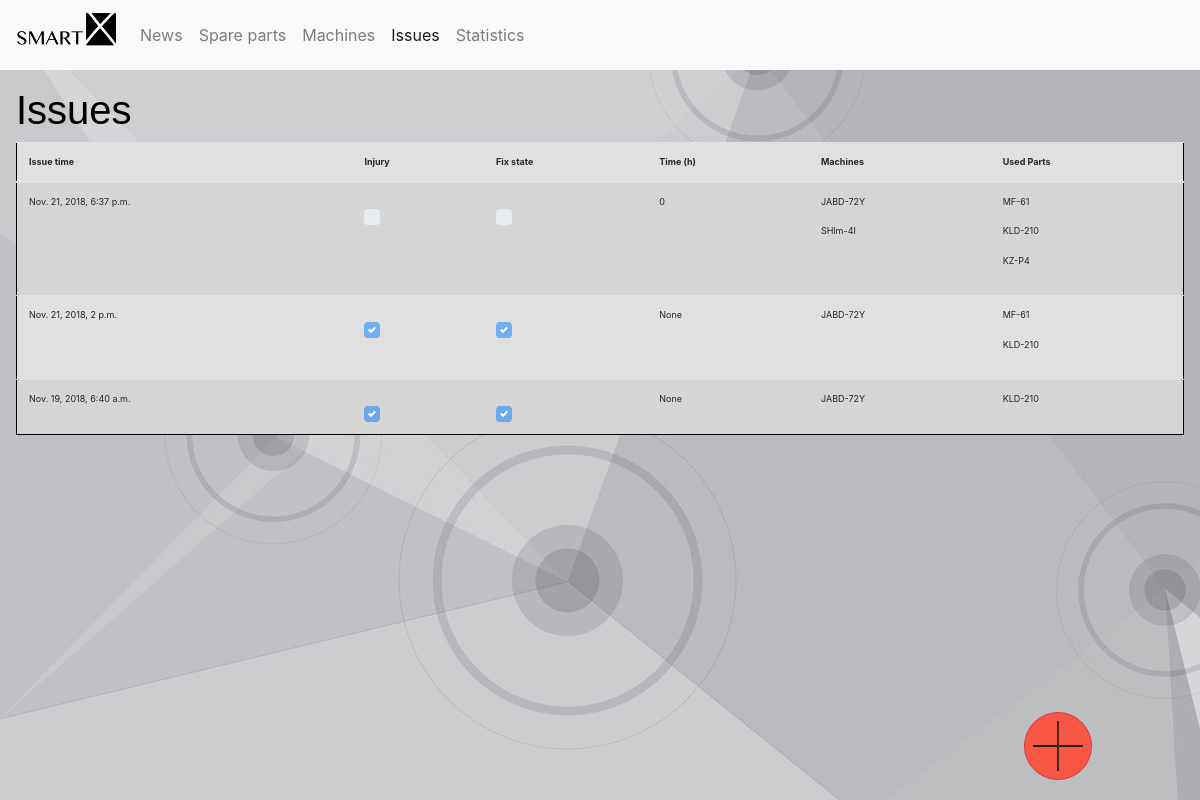
Page /issues/ on the earlier database version.
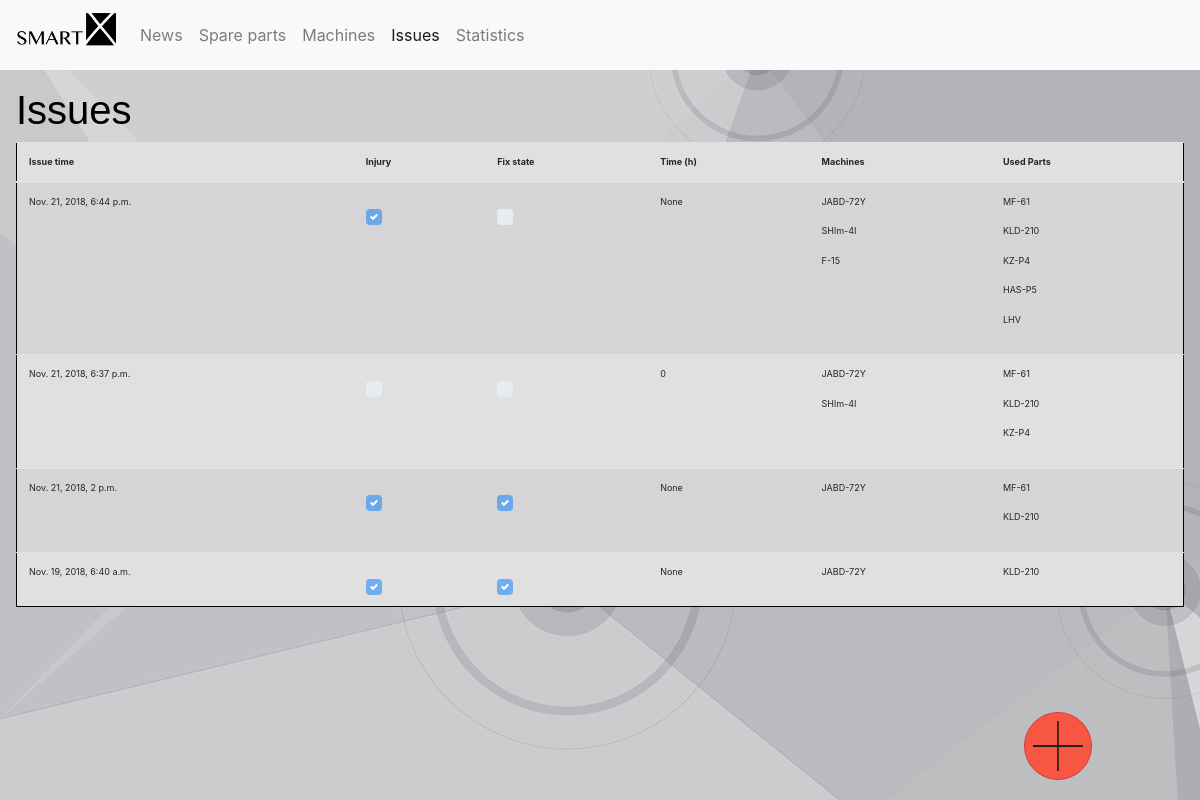
Same page on the later database version.
### AHLSROM/models.py (models this page shows)
class Issue(models.Model):
    id = models.AutoField(primary_key=True)
    machine_id = models.ManyToManyField(Machines)
    parts_id = models.ManyToManyField(SpareParts)
    time_not_working = models.DateTimeField(null=True,blank=True)
    injury = models.BooleanField(default=False)
    fixed = models.BooleanField(default=False)
    duration_unfix=models.IntegerField(null=True,blank=True)

class Machines(models.Model):
    id = models.AutoField(primary_key=True)
    name = models.CharField(max_length=60)
    parts = models.ManyToManyField(SpareParts)
    previous_fix_time = models.DateTimeField(blank=True,null=True)

class SpareParts(models.Model):
    id = models.AutoField(primary_key=True)
    counter = models.IntegerField()
    name = models.CharField(max_length=60)
    date_usage = models.DateTimeField(blank=True,null=True)

### AHLSROM/views.py (the view)
# urls.py: url(r'^issues/$', views.issues, name='issue'),
def issues(request):
    issues_list=Issue.objects.order_by('-time_not_working')
    context = {'issues_list': issues_list}
    return render(request, 'issues.html', context)

### templates/issues.html (shortened to what this page needs)
{% extends 'base.html' %}
{% block content %}
    <h1>Issues</h1>
        {% if issues_list %}
            <table class="table fixed_header table-striped">
                <thead>
                    <tr>
                          <th scope="col">Issue time</th>
                          <th scope="col">Injury</th>
                          <th scope="col">Fix state</th>
                          <th scope="col">Time (h)</th>
                          <th scope="col">Machines</th>
                          <th scope="col">Used Parts</th>
                    </tr>
                </thead>
                <tbody class="data_table">
                {% for issue in issues_list %}
                        <tr id="{{ issue.id }}">
                            <td>{{ issue.time_not_working }}</td>
                            <td>
                                {% if issue.injury == True %}
                                    <div class="custom-control custom-checkbox">
                                    </div>
                                {% else %}
                                    <div class="custom-control custom-checkbox">
                                    </div>
                                {% endif %}
                            </td>
                            <td>
                                {% if issue.fixed == True %}
                                    <div class="custom-control custom-checkbox">
                                    </div>
                                {% else %}
                                    <div class="custom-control custom-checkbox">
                                    </div>
                                {% endif %}
                            </td>
                            <td>{{ issue.duration_unfix }}</td>
                            <td>
                                {% for machines in issue.machine_id.all %}
                                    <p>{{ machines.name }}</p>
                                {% endfor %}
                            </td>
                            <td>
                                {% for parts in issue.parts_id.all %}
                                    <p>{{ parts.name }}</p>
                                {% endfor %}
                            </td>
                        </tr>
                    {% endfor %}
                 </tbody>
            </table>
        {% else %}
            <div class="row w-100 p-3">
                <div align="middle" class="col-5">
                    <p>No issues are available.</p>
                </div>
            </div>
        {% endif %}
        <div class="row justify-content-md-center button_right_fix fixed-bottom">
        <button id="add_button" type="button" align="center" class= "btn button1 btn-lg btn-outline-danger"><img width="50px" height="50px" src="../static/rwanda-plus-icon.png"></button>
    </div>
{% endblock %}

### templates/base.html (shortened to what this page needs)
<!doctype html>
<html>
<head>
    <link rel="stylesheet" href="https://stackpath.bootstrapcdn.com/bootstrap/4.1.3/css/bootstrap.min.css">
    <link rel="stylesheet" href="https://cdn.jsdelivr.net/npm/choices.js@4/public/assets/styles/css/choices.min.css">
    {% load static %}
    <link rel="stylesheet" type="text/css" href="{% static 'Supreme.css' %}">
    <header>
        <nav class="navbar navbar-expand-lg navbar-light bg-light">
            <a class="navbar-brand" href="#"><img width="100" height="44" src="../static/logo.png"></a>
            <div class="collapse navbar-collapse" id="navbarToggler">
              <ul class="navbar-nav mr-auto mt-2 mt-lg-0">
                <li class="{% if request.resolver_match.url_name == "news" %}active {% endif %}nav-item">
                  <a class="nav-link" href="/news">News <span class="sr-only">(current)</span></a>
                </li>
                <li class="nav-item">
                  <a class="nav-link" href="/spare_parts">Spare parts</a>
                </li>
                <li class="nav-item">
                  <a class="nav-link" href="/machines">Machines</a>
                </li>
                <li class="{% if request.resolver_match.url_name == "issue" %}active {% endif %}nav-item">
                    <a class="nav-link" href="/issues">Issues</a>
                </li>
                <li class="nav-item">
                    <a class="nav-link" href="#">Statistics</a>
                </li>
              </ul>
            </div>
          </nav>
    </header>
</head>
<body>
    <div class="w-100 p-3">
        {% block content %}
        {% endblock %}
    </div>
</body>
</html>

### static/Supreme.css (style rules this page uses)
body { background-image: url("GreyPolygons_1400x900.jpg"); }
h1 { text-align: left; margin-left: 0%; font-family: Arial, Helvetica, SansSerif; color: black; }
.button_right_fix { margin-bottom: 20px; margin-left: 75%; text-align: center; }
.button1 { border-radius: 50%; padding: 8px; background-color: rgba(255, 71, 48, 0.87); }
.table { background-color: #e0e0e0; border: 1px solid black; table-layout: auto; border-collapse: collapse; font-size: xx-small ; text-space: nowrap; }

Differences in the rows shown:
added Issue: time_not_working "Nov. 21, 2018, 6:44 p.m.", duration_unfix "None", Machines (name "JABD-72Y"), Machines (name "SHlm-4I"), SpareParts (name "MF-61"), SpareParts (name "KLD-210"), SpareParts (name "KZ-P4")
added Machines: name "F-15", shown under "Nov. 21, 2018, 6:44 p.m."
added SpareParts: name "HAS-P5", shown under "Nov. 21, 2018, 6:44 p.m."
added SpareParts: name "LHV", shown under "Nov. 21, 2018, 6:44 p.m."
